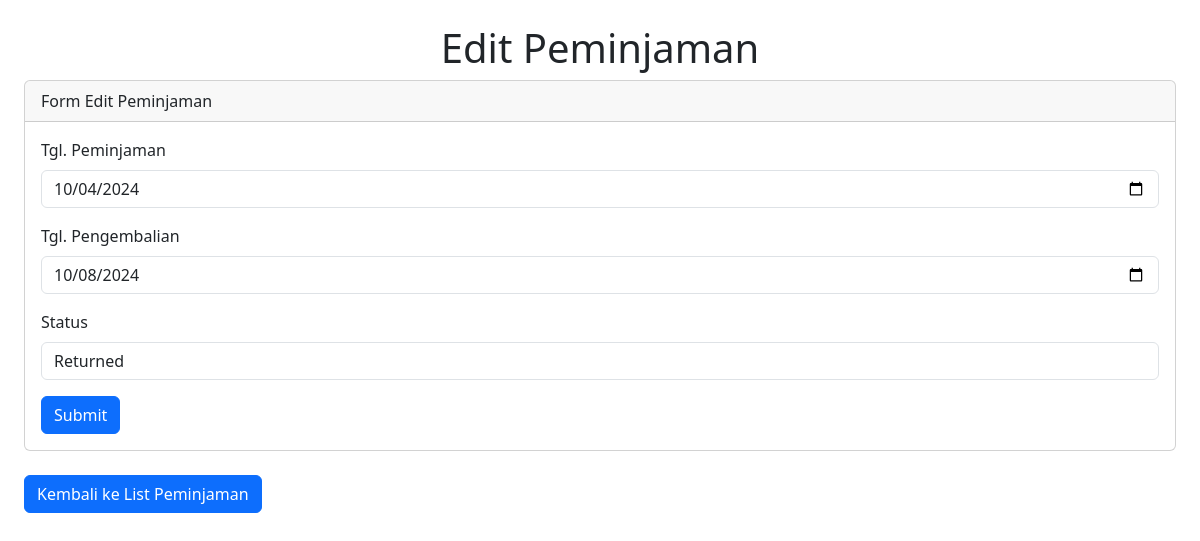
The page /edit-loan.php?id=3 on the database its author committed.
### tables this page shows
CREATE TABLE `loans` (
  `id` int NOT NULL,
  `user_id` int DEFAULT NULL,
  `book_id` int DEFAULT NULL,
  `loan_date` date DEFAULT NULL,
  `return_date` date DEFAULT NULL,
  `status` enum('borrowed','returned') DEFAULT 'borrowed',
  `created_at` timestamp NULL DEFAULT CURRENT_TIMESTAMP,
  `updated_at` timestamp NULL DEFAULT CURRENT_TIMESTAMP ON UPDATE CURRENT_TIMESTAMP
);

### edit-loan.php (the view, shortened to what this page needs)
<?php
require_once("config.php");
$loan_id = $_GET['id'];
$loan_sql = "SELECT * FROM loans WHERE id = $loan_id";
$result = mysqli_query($koneksi, $loan_sql);
$loan = mysqli_fetch_array($result);
?>
<!DOCTYPE html>
<html lang="en">
<head>
    <link href="https://cdn.jsdelivr.net/npm/bootstrap@5.3.3/dist/css/bootstrap.min.css" rel="stylesheet">
</head>
<body class="p-4">
    <h1 class="text-center">Edit Peminjaman</h1>
    <div class="card mb-4">
        <div class="card-header">
            Form Edit Peminjaman
        </div>
        <div class="card-body">
            <form action="update-loan.php" method="post">
                <div class="mb-3">
                    <label for="loan_date" class="form-label">Tgl. Peminjaman</label>
                    <input type="date" class="form-control" id="loan_date" name="loan_date" value="<?= $loan['loan_date'] ?>" required>
                </div>
                <div class="mb-3">
                    <label for="return_date" class="form-label">Tgl. Pengembalian</label>
                    <input type="date" class="form-control" id="return_date" name="return_date" value="<?= $loan['return_date'] ?>" required>
                </div>
                <div class="mb-3">
                    <label for="status" class="form-label">Status</label>
                    <select class="form-control" id="status" name="status" required>
                        <option value="returned" <?= $loan['status'] == 'returned' ? 'selected' : '' ?>>Returned</option>
                    </select>
                </div>
                <button type="submit" class="btn btn-primary">Submit</button>
            </form>
        </div>
    </div>
    <a href="loans.php" class="btn btn-primary">Kembali ke List Peminjaman</a>
</body>
</html>

### rows shown on the page
loans: loan_date "10/04/2024", return_date "10/08/2024", status "Returned"
